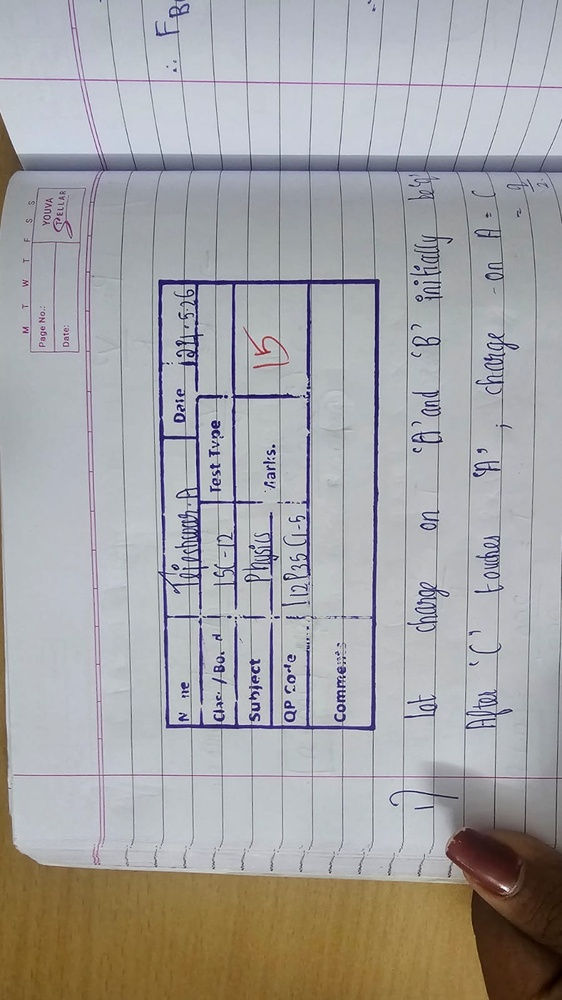
#> input picture dataset/images/train/PHOTO-2026-07-24-12-34-18 3.jpg, 562 x 1000 px, shrunk from 900 x 1600 before the run
$ python -i deskew.py   (imports and definitions only)
#> lines starting #> are read from the running program, lines starting #| are printed output that depends on the picture; after the words box and inside, x2 and y2 are one past the last pixel; in counts of white or black regions, pixels touching at a corner belong together
#> further down, picture is the input picture: shape (1000, 562, 3); mean B, G, R 164.7, 164.1, 165.6
import cv2
import numpy as np


def deskew_image(image):
    """
    Straightens a tilted document using the largest contour.
    Returns the corrected image.
    """

    # Convert to grayscale
    gray = cv2.cvtColor(image, cv2.COLOR_BGR2GRAY)
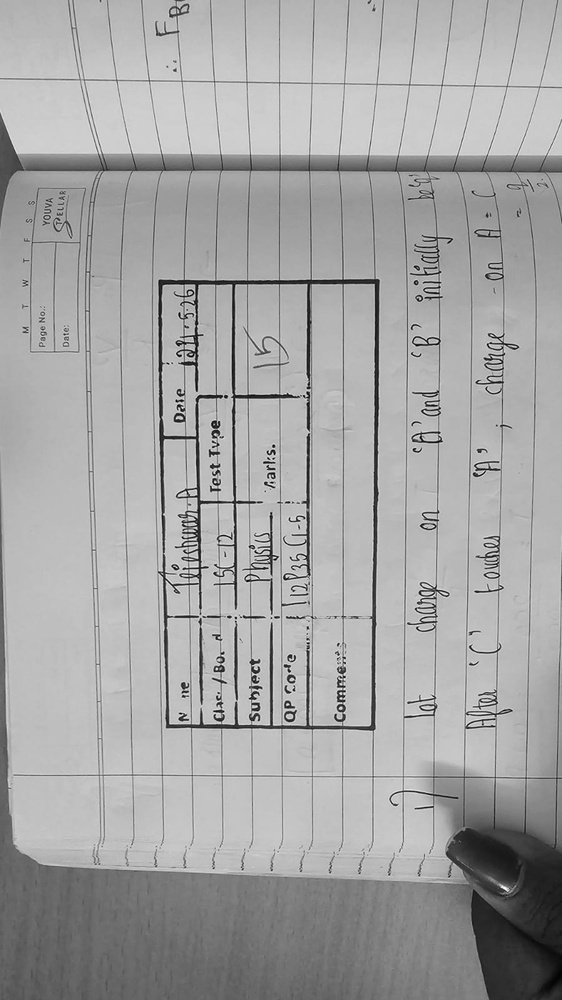
#> gray: shape (1000, 562); min 1, max 252, mean 164.6

    # Blur to remove noise
    blur = cv2.GaussianBlur(gray, (5, 5), 0)

    # Binary image
    thresh = cv2.threshold(
        blur,
        0,
        255,
        cv2.THRESH_BINARY_INV + cv2.THRESH_OTSU
    )[1]
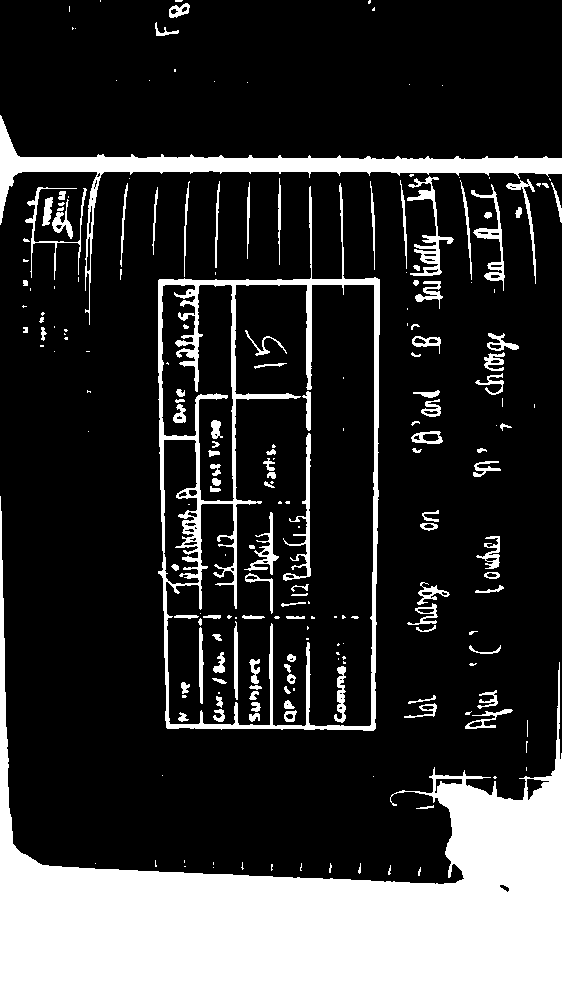
#> thresh: shape (1000, 562); 21.7% white; 213 white regions (100 under 20 px)

    # Find contours
    contours, _ = cv2.findContours(
        thresh,
        cv2.RETR_EXTERNAL,
        cv2.CHAIN_APPROX_SIMPLE
    )
#> contours = 131 contours, 82 with area under 20; largest, box (x1, y1, x2, y2) and area: (158, 183, 380, 731) 96962, (0, 496, 562, 1000) 82734, (0, 115, 562, 325) 9059, (407, 176, 454, 276) 870, (471, 184, 505, 291) 645

    if not contours:
        return image

    # Largest contour (should be the answer sheet)
    largest = max(contours, key=cv2.contourArea)
#> largest = contour of 196 points, box (x1, y1, x2, y2) (158, 183, 380, 731), area 96962

    rect = cv2.minAreaRect(largest)
#> rect = ((268.5, 456.5), (547, 221), -90)

    angle = rect[-1]
#> angle = -90

    # Convert OpenCV angle
    if angle < -45:
        angle = 90 + angle
#> angle = 0

    # Rotate image
    (h, w) = image.shape[:2]
#> h = 1000; w = 562
    center = (w // 2, h // 2)
#> center = (281, 500)

    matrix = cv2.getRotationMatrix2D(center, angle, 1.0)
#> matrix = [[1, 0, 0], [0, 1, 0]]

    rotated = cv2.warpAffine(
        image,
        matrix,
        (w, h),
        flags=cv2.INTER_CUBIC,
        borderMode=cv2.BORDER_REPLICATE
    )

    return rotated

>>> import cv2
>>> picture = cv2.imread('../../../dataset/images/train/PHOTO-2026-07-24-12-34-18 3.jpg')
>>> result = deskew_image(picture)

$ run again, on dataset/images/train/PHOTO-2026-07-24-12-34-18 4.jpg
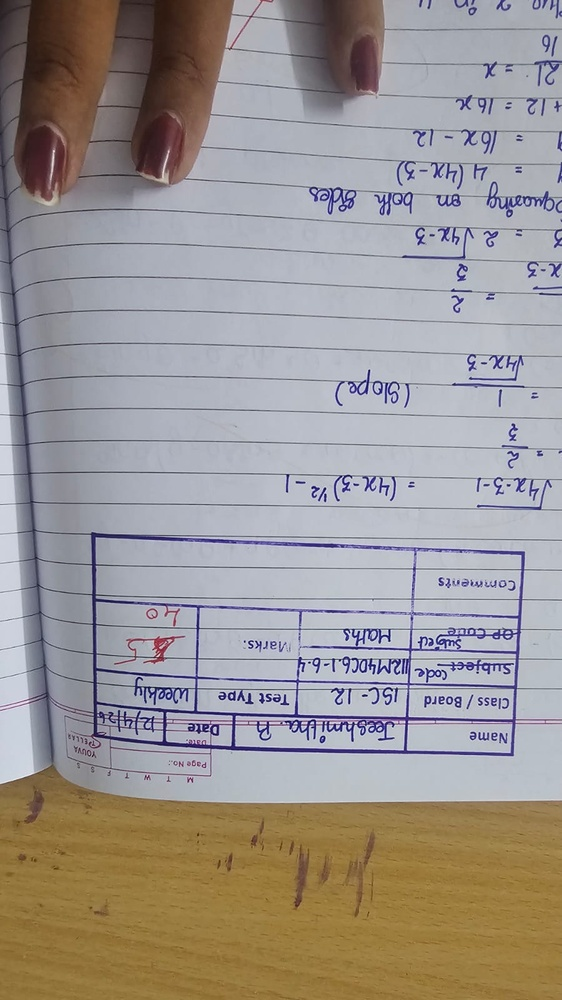
#> input picture dataset/images/train/PHOTO-2026-07-24-12-34-18 4.jpg, 562 x 1000 px, shrunk from 900 x 1600 before the run
#> picture is the input picture: shape (1000, 562, 3); mean B, G, R 147.6, 150.3, 156.4
#> in deskew_image, `gray = cv2.cvtColor(image, cv2.COLOR_BGR2GRAY)`:
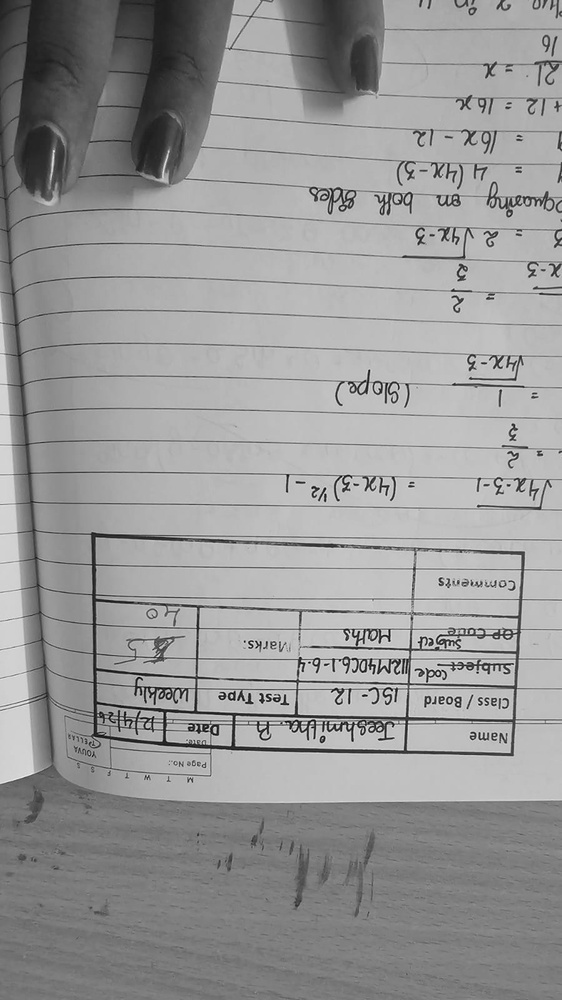
#> gray: shape (1000, 562); min 3, max 244, mean 151.9
#> in deskew_image, `thresh = cv2.threshold( blur, 0, 255, cv2.THRESH_BINARY_INV + cv2.THRE..`:
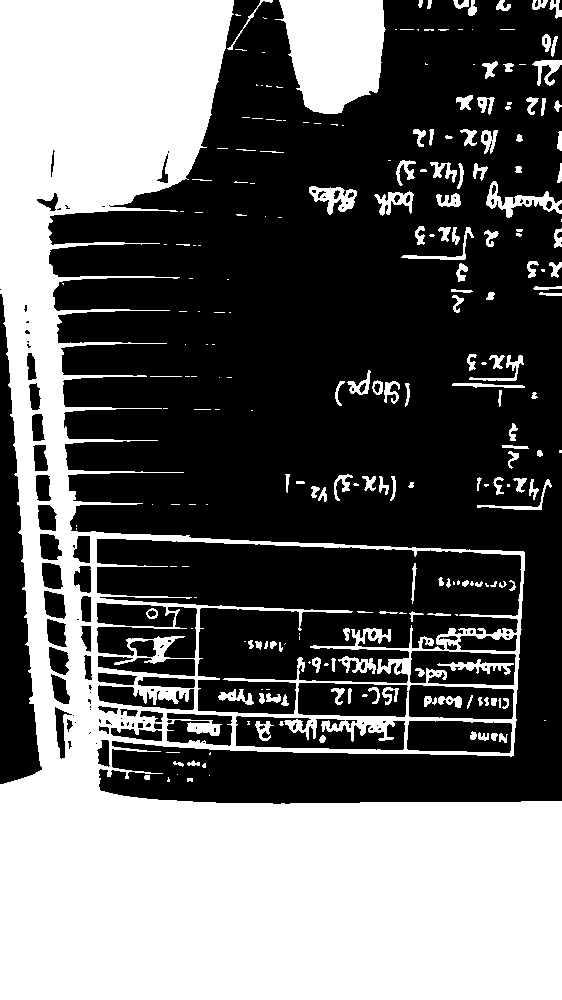
#> thresh: shape (1000, 562); 40.5% white; 240 white regions (105 under 20 px)
#> contours = 173 contours, 97 with area under 20; largest, box (x1, y1, x2, y2) and area: (0, 0, 562, 1000) 278626, (275, 0, 386, 114) 9314, (486, 181, 562, 218) 817, (309, 186, 357, 215) 697, (374, 191, 414, 216) 416
#> largest = contour of 880 points, box (x1, y1, x2, y2) (0, 0, 562, 1000), area 278626
#> rect = ((280.5, 499.5), (999, 561), -90)
#> in deskew_image, `angle = rect[-1]`: angle = -90
#> in deskew_image, `angle = 90 + angle`: angle = 0
#> matrix = [[1, 0, 0], [0, 1, 0]]

$ run again, on dataset/images/train/PHOTO-2026-07-24-12-34-19 2.jpg
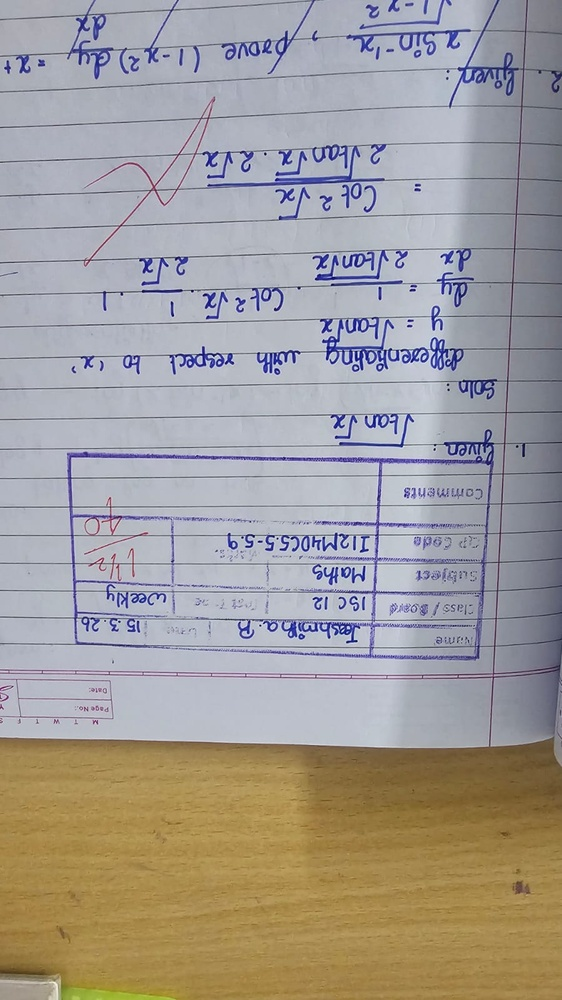
#> input picture dataset/images/train/PHOTO-2026-07-24-12-34-19 2.jpg, 562 x 1000 px, shrunk from 900 x 1600 before the run
#> picture is the input picture: shape (1000, 562, 3); mean B, G, R 153.5, 156.7, 161.7
#> in deskew_image, `gray = cv2.cvtColor(image, cv2.COLOR_BGR2GRAY)`:
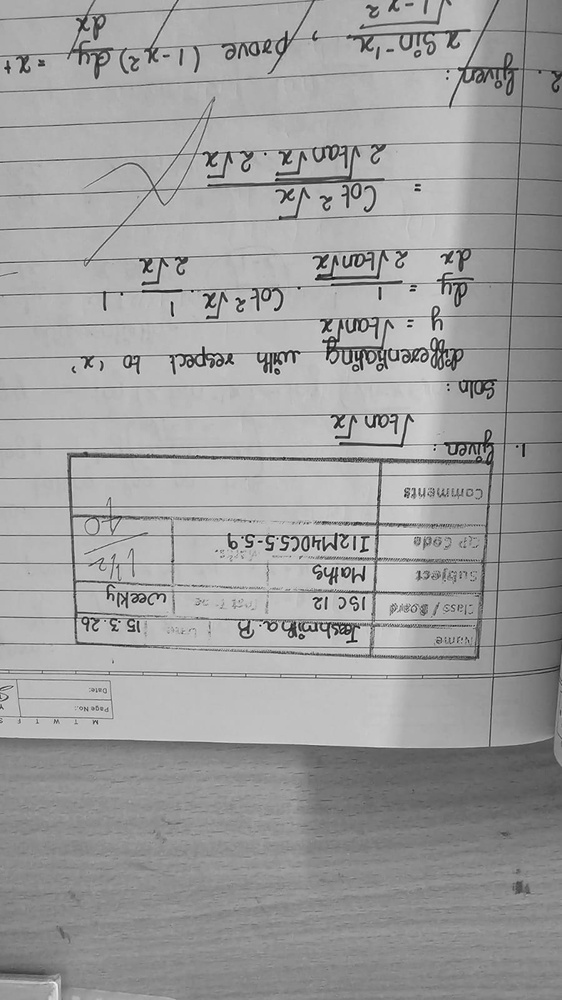
#> gray: shape (1000, 562); min 2, max 242, mean 157.9
#> in deskew_image, `thresh = cv2.threshold( blur, 0, 255, cv2.THRESH_BINARY_INV + cv2.THRE..`:
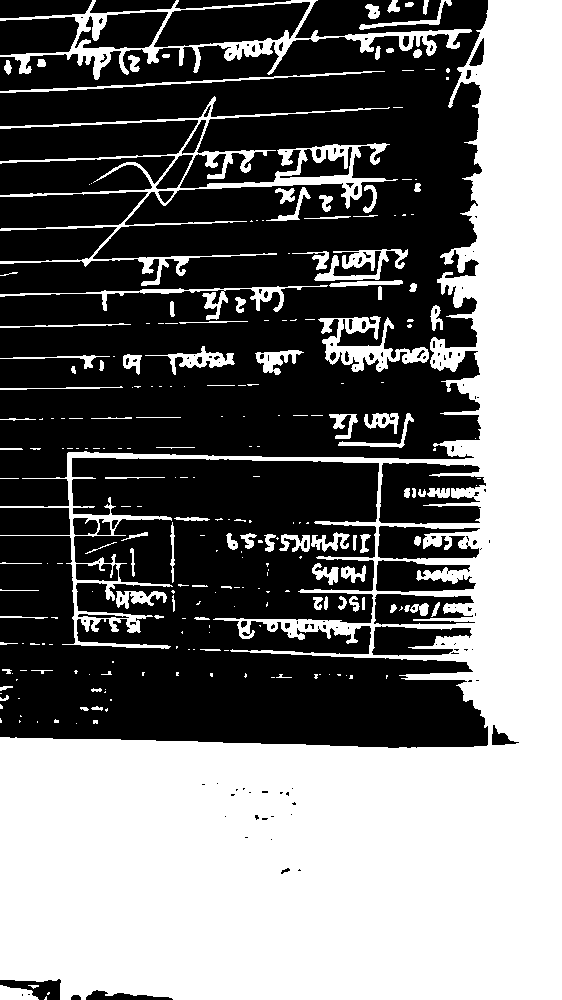
#> thresh: shape (1000, 562); 45.5% white; 250 white regions (147 under 20 px)
#> contours = 238 contours, 170 with area under 20; largest, box (x1, y1, x2, y2) and area: (0, 0, 562, 1000) 236232, (0, 0, 472, 80) 12094, (0, 96, 398, 286) 7622, (318, 316, 429, 372) 2269, (0, 285, 328, 320) 1071
#> largest = contour of 1656 points, box (x1, y1, x2, y2) (0, 0, 562, 1000), area 236232
#> rect = ((280.5, 499.5), (999, 561), -90)
#> in deskew_image, `angle = rect[-1]`: angle = -90
#> in deskew_image, `angle = 90 + angle`: angle = 0
#> matrix = [[1, 0, 0], [0, 1, 0]]

$ run again, on dataset/images/train/PHOTO-2026-07-24-12-34-19 3.jpg
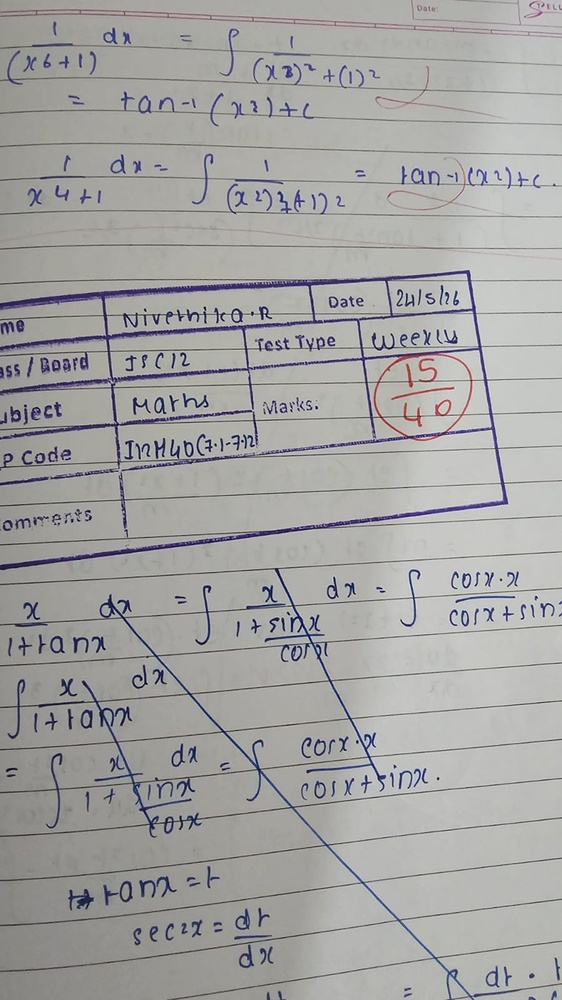
#> input picture dataset/images/train/PHOTO-2026-07-24-12-34-19 3.jpg, 562 x 1000 px, shrunk from 900 x 1600 before the run
#> picture is the input picture: shape (1000, 562, 3); mean B, G, R 163.1, 164.1, 164.7
#> in deskew_image, `gray = cv2.cvtColor(image, cv2.COLOR_BGR2GRAY)`:
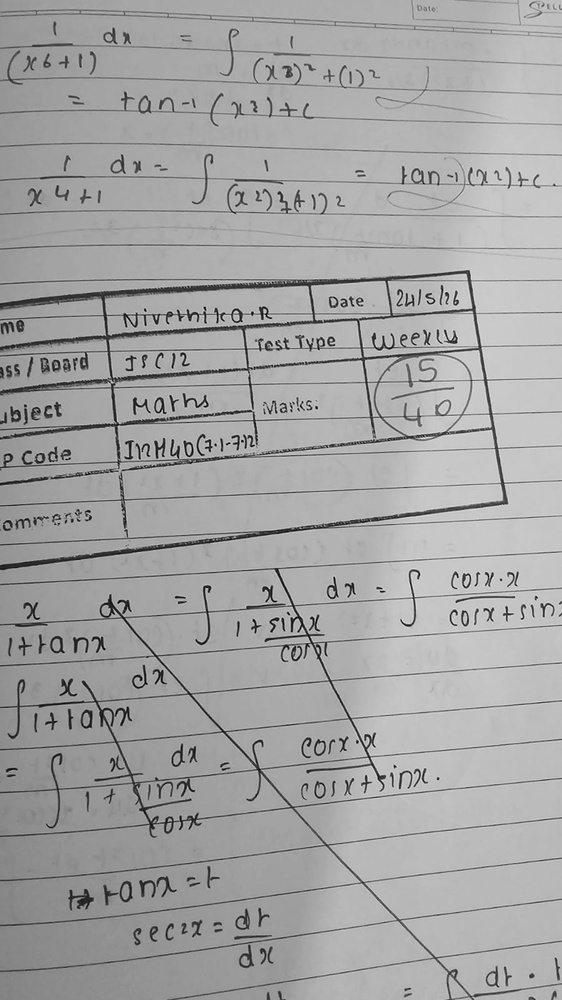
#> gray: shape (1000, 562); min 0, max 237, mean 164.2
#> in deskew_image, `thresh = cv2.threshold( blur, 0, 255, cv2.THRESH_BINARY_INV + cv2.THRE..`:
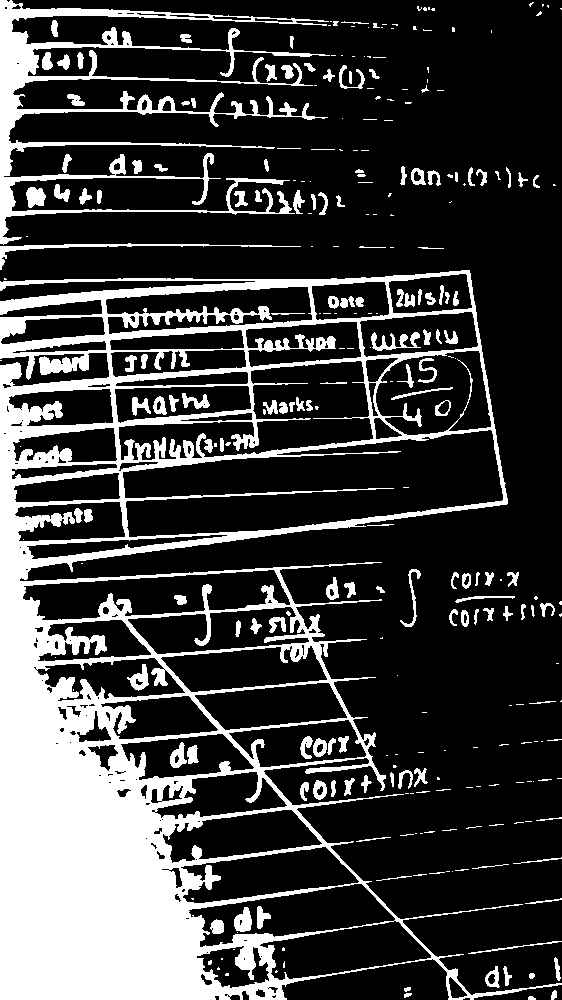
#> thresh: shape (1000, 562); 24.6% white; 288 white regions (142 under 20 px)
#> contours = 207 contours, 134 with area under 20; largest, box (x1, y1, x2, y2) and area: (0, 270, 562, 1000) 266160, (0, 0, 330, 245) 11091, (0, 243, 301, 270) 498, (26, 187, 46, 208) 278, (313, 780, 327, 800) 190
#> largest = contour of 1371 points, box (x1, y1, x2, y2) (0, 270, 562, 1000), area 266160
#> rect = ((280.5, 634.5), (729, 561), -90)
#> in deskew_image, `angle = rect[-1]`: angle = -90
#> in deskew_image, `angle = 90 + angle`: angle = 0
#> matrix = [[1, 0, 0], [0, 1, 0]]
